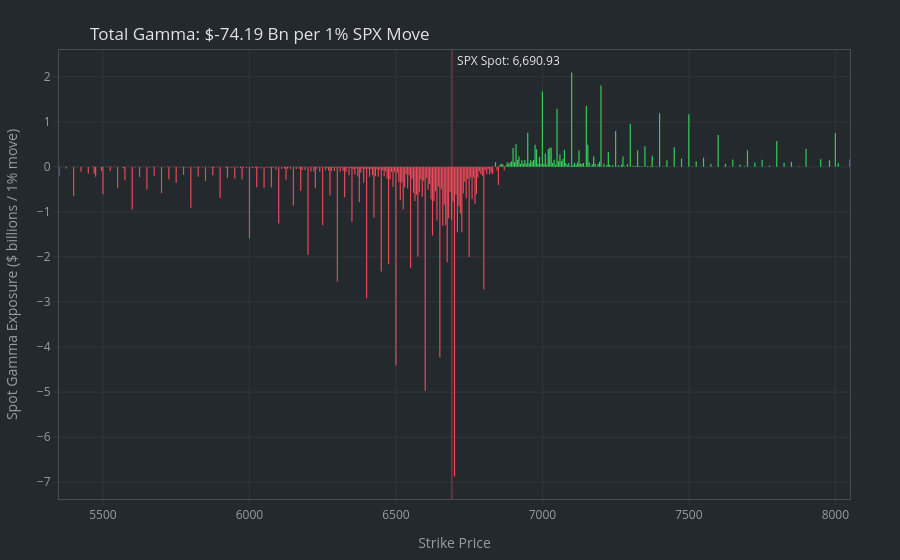

Source (notebook cell):
### Code cell
fig = go.Figure()

fig.add_trace(
    go.Bar(
        x=strikes,
        y=df_options_by_strike_price["total_gamma"],
        name="Total Gamma Exposure",
        marker=dict(
            # color=COLOURS["blue"][4],
            color=np.where(
                df_options_by_strike_price["total_gamma"] >= 0,
                colour_map["increasing"],
                colour_map["decreasing"],
            ),
            line=dict(width=0),
        ),
    )
)

# Plot the spot price.
fig.add_vline(
    x=spot_price,
    line=dict(color=COLOURS["red"][4], width=2),
    annotation_text=f" {index} Spot: {spot_price:,.2f}",  # space for position
    annotation_position="top right",
)

fig.update_layout(
    title=f"Total Gamma: ${df_options['total_gamma'].sum():.2f} Bn per 1% {index} Move",
    xaxis=dict(
        title="Strike Price",
        range=[from_strike, to_strike],
    ),
    yaxis=dict(title="Spot Gamma Exposure ($ billions / 1% move)"),
    margin=dict(t=50),
)

fig.show()

### Figure 1 — Plotly figure (JSON) as saved in the notebook; plotly's stock layout.template omitted (floating-point values rounded to 4 significant figures; data arrays with more than 128 entries replaced by an {"elided": "..."} marker saying what was removed)
{"data": [{"marker": {"color": {"elided": "693 str values"}, "line": {"width": 0}}, "name": "Total Gamma Exposure", "type": "bar", "x": {"elided": "693 float values"}, "y": {"elided": "693 float values"}}], "layout": {"annotations": [{"showarrow": false, "text": " SPX Spot: 6,690.93", "x": 6691.0, "xanchor": "left", "xref": "x", "y": 1, "yanchor": "top", "yref": "y domain"}], "margin": {"t": 50}, "shapes": [{"line": {"color": "#ea4a5a", "width": 2}, "type": "line", "x0": 6691.0, "x1": 6691.0, "xref": "x", "y0": 0, "y1": 1, "yref": "y domain"}], "title": {"text": "Total Gamma: $-74.19 Bn per 1% SPX Move"}, "xaxis": {"range": [5350, 8050], "title": {"text": "Strike Price"}}, "yaxis": {"title": {"text": "Spot Gamma Exposure ($ billions / 1% move)"}}}}
